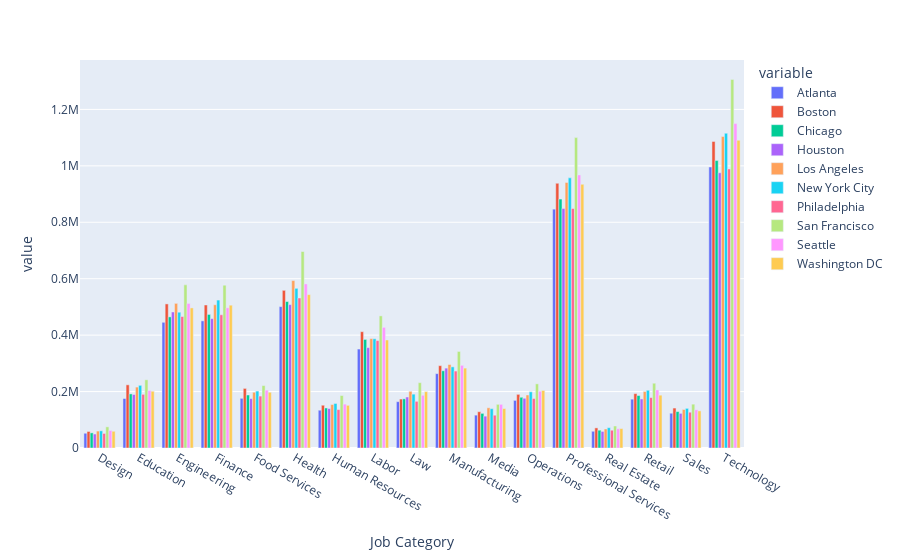

Notebook code cell kept with this figure:
### Code cell
#col
tf = df_city_wise.melt(id_vars="Job Category")
df_city_wiseplt = px.bar(tf,x='Job Category',y='value', color='variable' , text='value', barmode="group")
df_city_wiseplt.update_traces(texttemplate='%{text:.2s}', textposition='outside')
df_city_wiseplt.update_layout(uniformtext_minsize=8, uniformtext_mode='hide')
df_city_wiseplt.show()

### Figure 1 — Plotly figure (JSON) as saved in the notebook; plotly's stock layout.template omitted (floating-point values rounded to 4 significant figures)
{"data": [{"alignmentgroup": "True", "hoverlabel": {"namelength": 0}, "hovertemplate": "variable=Atlanta<br>Job Category=%{x}<br>value=%{text}", "legendgroup": "Atlanta", "marker": {"color": "#636efa"}, "name": "Atlanta", "offsetgroup": "Atlanta", "orientation": "v", "showlegend": true, "text": [52307, 175407, 445539, 450593, 176064, 501066, 133938, 350717, 164196, 263614, 116479, 168796, 846548, 59301, 173122, 123268, 995960], "textposition": "outside", "texttemplate": "%{text:.2s}", "type": "bar", "x": ["Design", "Education", "Engineering", "Finance", "Food Services", "Health", "Human Resources", "Labor", "Law", "Manufacturing", "Media", "Operations", "Professional Services", "Real Estate", "Retail", "Sales", "Technology"], "xaxis": "x", "y": [52307, 175407, 445539, 450593, 176064, 501066, 133938, 350717, 164196, 263614, 116479, 168796, 846548, 59301, 173122, 123268, 995960], "yaxis": "y"}, {"alignmentgroup": "True", "hoverlabel": {"namelength": 0}, "hovertemplate": "variable=Boston<br>Job Category=%{x}<br>value=%{text}", "legendgroup": "Boston", "marker": {"color": "#EF553B"}, "name": "Boston", "offsetgroup": "Boston", "orientation": "v", "showlegend": true, "text": [58616, 223924, 510671, 506921, 211202, 558821, 151623, 412269, 173482, 291817, 128612, 190158, 938172, 71284, 192783, 141602, 1086633], "textposition": "outside", "texttemplate": "%{text:.2s}", "type": "bar", "x": ["Design", "Education", "Engineering", "Finance", "Food Services", "Health", "Human Resources", "Labor", "Law", "Manufacturing", "Media", "Operations", "Professional Services", "Real Estate", "Retail", "Sales", "Technology"], "xaxis": "x", "y": [58616, 223924, 510671, 506921, 211202, 558821, 151623, 412269, 173482, 291817, 128612, 190158, 938172, 71284, 192783, 141602, 1086633], "yaxis": "y"}, {"alignmentgroup": "True", "hoverlabel": {"namelength": 0}, "hovertemplate": "variable=Chicago<br>Job Category=%{x}<br>value=%{text}", "legendgroup": "Chicago", "marker": {"color": "#00cc96"}, "name": "Chicago", "offsetgroup": "Chicago", "orientation": "v", "showlegend": true, "text": [53636, 191727, 464744, 473446, 187869, 519136, 141907, 384841, 174270, 273684, 122750, 179870, 882360, 63154, 185909, 129021, 1018703], "textposition": "outside", "texttemplate": "%{text:.2s}", "type": "bar", "x": ["Design", "Education", "Engineering", "Finance", "Food Services", "Health", "Human Resources", "Labor", "Law", "Manufacturing", "Media", "Operations", "Professional Services", "Real Estate", "Retail", "Sales", "Technology"], "xaxis": "x", "y": [53636, 191727, 464744, 473446, 187869, 519136, 141907, 384841, 174270, 273684, 122750, 179870, 882360, 63154, 185909, 129021, 1018703], "yaxis": "y"}, {"alignmentgroup": "True", "hoverlabel": {"namelength": 0}, "hovertemplate": "variable=Houston<br>Job Category=%{x}<br>value=%{text}", "legendgroup": "Houston", "marker": {"color": "#ab63fa"}, "name": "Houston", "offsetgroup": "Houston", "orientation": "v", "showlegend": true, "text": [49495, 189516, 482064, 458489, 175053, 508223, 139904, 355687, 180718, 283144, 112865, 176240, 848946, 58706, 173924, 122805, 975449], "textposition": "outside", "texttemplate": "%{text:.2s}", "type": "bar", "x": ["Design", "Education", "Engineering", "Finance", "Food Services", "Health", "Human Resources", "Labor", "Law", "Manufacturing", "Media", "Operations", "Professional Services", "Real Estate", "Retail", "Sales", "Technology"], "xaxis": "x", "y": [49495, 189516, 482064, 458489, 175053, 508223, 139904, 355687, 180718, 283144, 112865, 176240, 848946, 58706, 173924, 122805, 975449], "yaxis": "y"}, {"alignmentgroup": "True", "hoverlabel": {"namelength": 0}, "hovertemplate": "variable=Los Angeles<br>Job Category=%{x}<br>value=%{text}", "legendgroup": "Los Angeles", "marker": {"color": "#FFA15A"}, "name": "Los Angeles", "offsetgroup": "Los Angeles", "orientation": "v", "showlegend": true, "text": [60004, 215880, 512589, 507657, 197679, 593375, 154091, 387722, 200745, 295950, 142483, 187900, 941261, 67410, 200141, 136437, 1103867], "textposition": "outside", "texttemplate": "%{text:.2s}", "type": "bar", "x": ["Design", "Education", "Engineering", "Finance", "Food Services", "Health", "Human Resources", "Labor", "Law", "Manufacturing", "Media", "Operations", "Professional Services", "Real Estate", "Retail", "Sales", "Technology"], "xaxis": "x", "y": [60004, 215880, 512589, 507657, 197679, 593375, 154091, 387722, 200745, 295950, 142483, 187900, 941261, 67410, 200141, 136437, 1103867], "yaxis": "y"}, {"alignmentgroup": "True", "hoverlabel": {"namelength": 0}, "hovertemplate": "variable=New York City<br>Job Category=%{x}<br>value=%{text}", "legendgroup": "New York City", "marker": {"color": "#19d3f3"}, "name": "New York City", "offsetgroup": "New York City", "orientation": "v", "showlegend": true, "text": [60913, 222082, 481263, 524303, 201789, 565899, 157873, 387131, 190843, 287595, 139337, 199181, 957396, 72101, 204698, 140465, 1115639], "textposition": "outside", "texttemplate": "%{text:.2s}", "type": "bar", "x": ["Design", "Education", "Engineering", "Finance", "Food Services", "Health", "Human Resources", "Labor", "Law", "Manufacturing", "Media", "Operations", "Professional Services", "Real Estate", "Retail", "Sales", "Technology"], "xaxis": "x", "y": [60913, 222082, 481263, 524303, 201789, 565899, 157873, 387131, 190843, 287595, 139337, 199181, 957396, 72101, 204698, 140465, 1115639], "yaxis": "y"}, {"alignmentgroup": "True", "hoverlabel": {"namelength": 0}, "hovertemplate": "variable=Philadelphia<br>Job Category=%{x}<br>value=%{text}", "legendgroup": "Philadelphia", "marker": {"color": "#FF6692"}, "name": "Philadelphia", "offsetgroup": "Philadelphia", "orientation": "v", "showlegend": true, "text": [51620, 190136, 465911, 472191, 184027, 531681, 136166, 380697, 165403, 272675, 116217, 175460, 848795, 63026, 178645, 126844, 988898], "textposition": "outside", "texttemplate": "%{text:.2s}", "type": "bar", "x": ["Design", "Education", "Engineering", "Finance", "Food Services", "Health", "Human Resources", "Labor", "Law", "Manufacturing", "Media", "Operations", "Professional Services", "Real Estate", "Retail", "Sales", "Technology"], "xaxis": "x", "y": [51620, 190136, 465911, 472191, 184027, 531681, 136166, 380697, 165403, 272675, 116217, 175460, 848795, 63026, 178645, 126844, 988898], "yaxis": "y"}, {"alignmentgroup": "True", "hoverlabel": {"namelength": 0}, "hovertemplate": "variable=San Francisco<br>Job Category=%{x}<br>value=%{text}", "legendgroup": "San Francisco", "marker": {"color": "#B6E880"}, "name": "San Francisco", "offsetgroup": "San Francisco", "orientation": "v", "showlegend": true, "text": [74986, 241727, 578167, 577236, 221248, 696384, 186033, 468279, 231584, 342241, 154825, 227363, 1100076, 78074, 229577, 155412, 1306378], "textposition": "outside", "texttemplate": "%{text:.2s}", "type": "bar", "x": ["Design", "Education", "Engineering", "Finance", "Food Services", "Health", "Human Resources", "Labor", "Law", "Manufacturing", "Media", "Operations", "Professional Services", "Real Estate", "Retail", "Sales", "Technology"], "xaxis": "x", "y": [74986, 241727, 578167, 577236, 221248, 696384, 186033, 468279, 231584, 342241, 154825, 227363, 1100076, 78074, 229577, 155412, 1306378], "yaxis": "y"}, {"alignmentgroup": "True", "hoverlabel": {"namelength": 0}, "hovertemplate": "variable=Seattle<br>Job Category=%{x}<br>value=%{text}", "legendgroup": "Seattle", "marker": {"color": "#FF97FF"}, "name": "Seattle", "offsetgroup": "Seattle", "orientation": "v", "showlegend": true, "text": [62118, 203421, 512383, 496785, 204916, 581525, 155504, 427506, 186866, 293027, 154775, 201163, 967828, 68113, 205858, 135363, 1149801], "textposition": "outside", "texttemplate": "%{text:.2s}", "type": "bar", "x": ["Design", "Education", "Engineering", "Finance", "Food Services", "Health", "Human Resources", "Labor", "Law", "Manufacturing", "Media", "Operations", "Professional Services", "Real Estate", "Retail", "Sales", "Technology"], "xaxis": "x", "y": [62118, 203421, 512383, 496785, 204916, 581525, 155504, 427506, 186866, 293027, 154775, 201163, 967828, 68113, 205858, 135363, 1149801], "yaxis": "y"}, {"alignmentgroup": "True", "hoverlabel": {"namelength": 0}, "hovertemplate": "variable=Washington DC<br>Job Category=%{x}<br>value=%{text}", "legendgroup": "Washington DC", "marker": {"color": "#FECB52"}, "name": "Washington DC", "offsetgroup": "Washington DC", "orientation": "v", "showlegend": true, "text": [59308, 201155, 496536, 506170, 197499, 543593, 151300, 382873, 199787, 283180, 139785, 203913, 934576, 68899, 187264, 131563, 1090707], "textposition": "outside", "texttemplate": "%{text:.2s}", "type": "bar", "x": ["Design", "Education", "Engineering", "Finance", "Food Services", "Health", "Human Resources", "Labor", "Law", "Manufacturing", "Media", "Operations", "Professional Services", "Real Estate", "Retail", "Sales", "Technology"], "xaxis": "x", "y": [59308, 201155, 496536, 506170, 197499, 543593, 151300, 382873, 199787, 283180, 139785, 203913, 934576, 68899, 187264, 131563, 1090707], "yaxis": "y"}], "layout": {"barmode": "group", "legend": {"title": {"text": "variable"}, "tracegroupgap": 0}, "margin": {"t": 60}, "uniformtext": {"minsize": 8, "mode": "hide"}, "xaxis": {"anchor": "y", "domain": [0, 1], "title": {"text": "Job Category"}}, "yaxis": {"anchor": "x", "domain": [0, 1], "title": {"text": "value"}}}}
